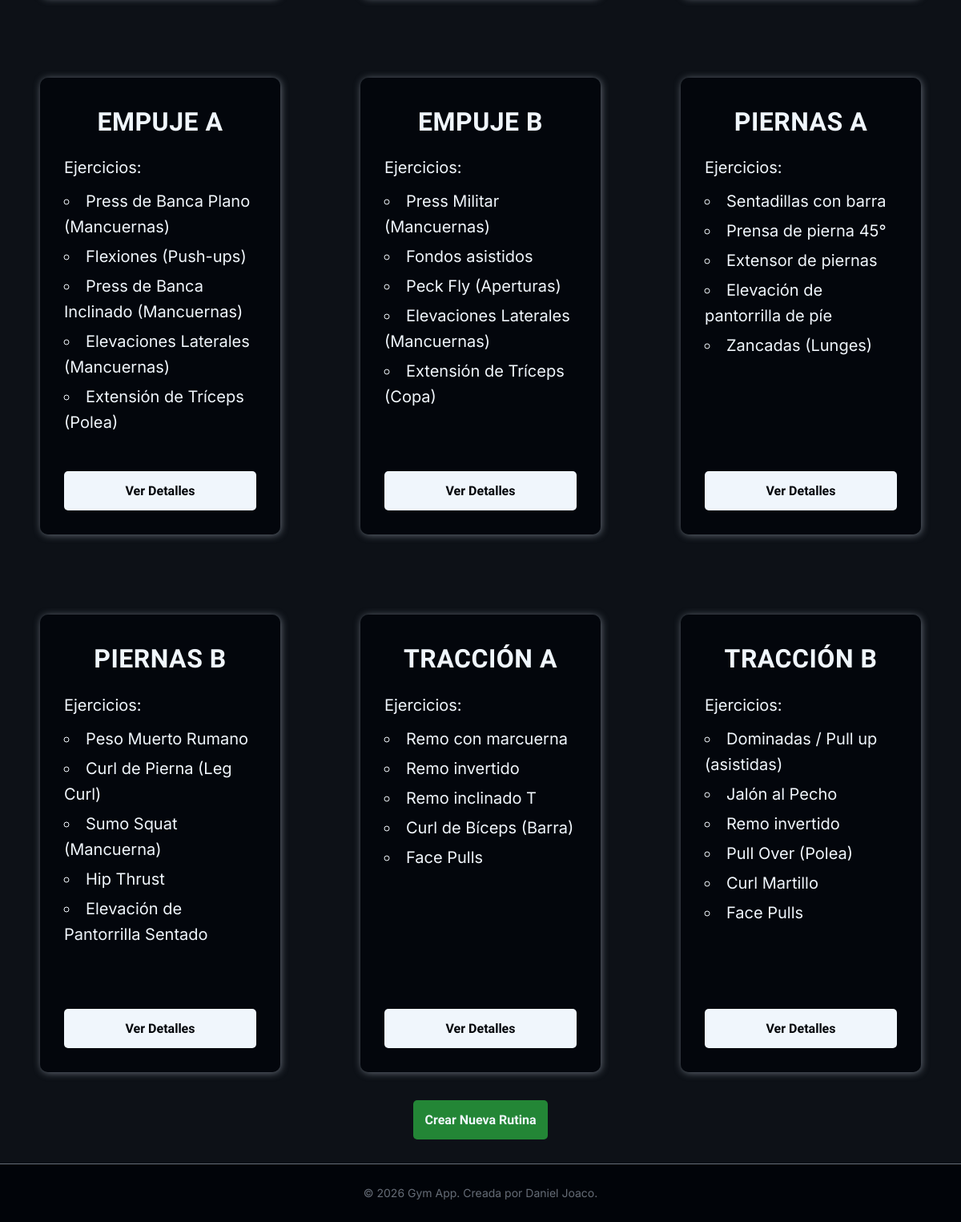
/workouts/routines/ (signed in, lower part), run on an earlier commit of the app's database.
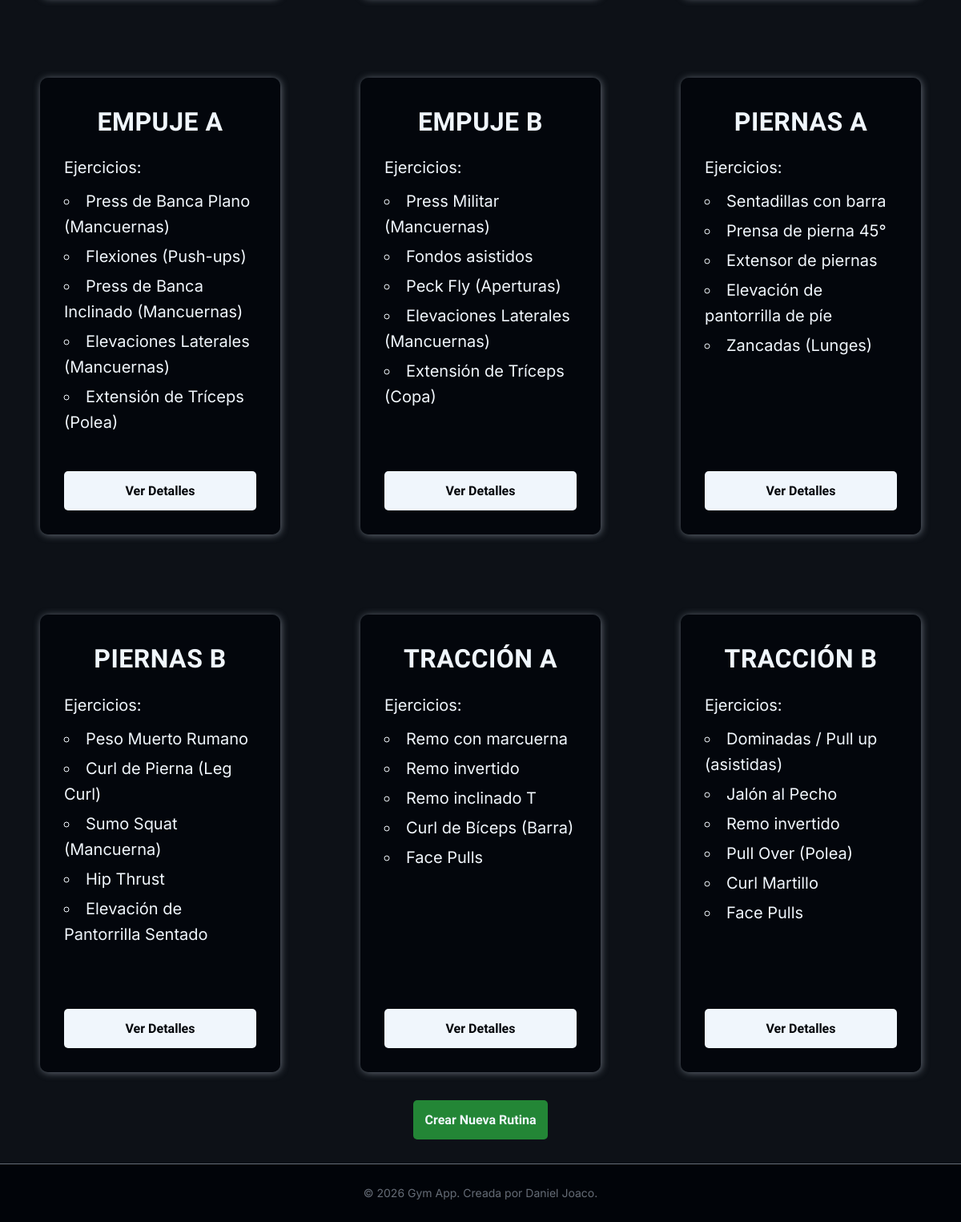
And on a later commit of the database.
### workouts/models.py (models this page shows, shortened)
class Routine(models.Model):
    user = models.ForeignKey(User, on_delete=models.CASCADE)
    name = models.CharField(max_length=150)
    is_public = models.BooleanField(default=False, help_text="Si es True, otros usuarios podrán ver y clonar esta rutina.")
    created_at = models.DateTimeField(auto_now_add=True)

class RoutineItem(models.Model):
    routine = models.ForeignKey(Routine, on_delete=models.CASCADE, related_name='items')
    exercise = models.ForeignKey(Exercise, on_delete=models.CASCADE)
    recommended_sets = models.PositiveIntegerField(default=3)
    recommended_reps = models.PositiveIntegerField(default=10)
    order = models.PositiveIntegerField(default=0)
    class Meta:
        ordering = ['order']

class Exercise(models.Model):
    EXERCISE_TYPE_STRENGTH = 'STRENGTH'
    EXERCISE_TYPE_CARDIO = 'CARDIO'
    EXERCISE_TYPE_FULL_BODY = 'FULL_BODY'
    EXERCISE_TYPE_CHOICES = [
        (EXERCISE_TYPE_STRENGTH, 'Fuerza'),
        (EXERCISE_TYPE_CARDIO, 'Cardiovascular'),
        (EXERCISE_TYPE_FULL_BODY, 'Cuerpo Completo'),
    ]
    created_by = models.ForeignKey(User, on_delete=models.SET_NULL, null=True, blank=True)
    muscle_group = models.ForeignKey(MuscleGroup, on_delete=models.PROTECT) # PROTECT evita borrar un músculo si tiene ejercicios
    name = models.CharField(max_length=150, unique=True)
    description = models.TextField(blank=True, null=True, help_text="Instrucciones o notas de ejecución.")
    image = models.URLField(blank=True, null=True)
    exercise_type = models.CharField(max_length=20, choices=EXERCISE_TYPE_CHOICES, default=EXERCISE_TYPE_STRENGTH)
    tracks_weight = models.BooleanField(default=True, help_text="¿Requiere registrar peso?")
    is_active = models.BooleanField(default=True)
    created_at = models.DateTimeField(auto_now_add=True)

### workouts/views.py (the view)
# urls.py: path('routines/', views.routines_view, name='routines'),
@login_required
def routines_view(request):
    routines = routines_list(request)
    return render(request, 'workouts/routines.html', {'routines': routines})

### workouts/views.py (called while the page is built)
def _get_user_routines_queryset(user):
    return Routine.objects.filter(user=user).prefetch_related(
        'items__exercise__muscle_group'
    ).order_by(Lower('name'))

def routines_list(request):
    return list(_get_user_routines_queryset(request.user))

### templates/workouts/routines.html (shortened to what this page needs)
{% extends 'base.html' %}
{% load static %}
{% block extra_head %}
<link rel="stylesheet" href="{% static 'css/workouts/routines.css' %}">
{% endblock %}
{% block content %}
    <section class="routine-container">
        {% if routines %}
            <ul class="routine-list">
                {% for routine in routines %}
                    <li class="routine-item">
                        <div class="title-header">
                            <h2>{{ routine.name }}</h2>
                        </div>
                        <p>Ejercicios: </p>
                        <ul class="exercise-list">
                            {% for item in routine.items.all %}
                                <li>{{ item.exercise.name }}</li>
                            {% empty %}
                                <li>No hay ejercicios asignados a esta rutina.</li>
                            {% endfor %}
                        </ul>
                        <button class="interactive-button" onclick="openModal('modal-{{ routine.id }}')">
                            Ver Detalles
                        </button>
                    </li>
                {% endfor %}
            </ul>
        {% else %}
            <p>No hay rutinas creadas aún. ¡Crea la tuya ahora!</p>
        {% endif %}
    </section>
    <section class="create-routine-button-container">
        <button class="success-button" onclick="window.location.href='{% url 'workouts:create_routine' %}'">
            Crear Nueva Rutina
        </button>
    </section>
{% endblock %}

### templates/base.html (shortened to what this page needs)
{% load static %}
<!DOCTYPE html>
<html lang="es">
<head>
    <link rel="stylesheet" href="{% static 'css/base.css' %}">
    <link rel="stylesheet" href="{% static 'css/workouts/modal_view_routine.css' %}">
    {% block extra_head %}{% endblock %}
</head>
<body>
    <main>
        {% block content %}{% endblock %}
    </main>
    <footer>
        <p>&copy; 2026 Gym App. Creada por Daniel Joaco.</p>
    </footer>
</body>
</html>

### static/css/base.css (style rules this page uses)
:root { --bg-dark: #010409; --bg-dark-secondary: #0d1117; --bg-dark-rgb: 1, 4, 9; --bg-light: #c9d1d9; --bg-red-warning: #312525; --bg-red-warning-hover: #b62324; --bg-green: #238636; --bg-blue: #121d2f; --text-primary: #f0f6fc; --text-muted: #656c76; --text-warning: #d84a3f; --text-success: #238636; --text-link: #4493f8; --text-hover: #ffffff; --text-warning-hover: #f8debb; --accent-glow: rgba(255, 255, 255, 0.75); --accent-mint: #B0E4CC; --font-main: 'Inter', system-ui, -apple-system, sans-serif; --font-display: 'Kanit', sans-serif; --border-thin: 0.1rem solid var(--text-muted); --shadow-standard: 0 0.4rem 1.2rem rgba(176, 228, 204, 0.2); }
*, *::before, *::after { box-sizing: border-box; }
html { font-size: 62.5%; }
body { background-color: var(--bg-dark); color: var(--text-primary); font-family: var(--font-main); margin: 0; min-height: 100vh; display: flex; flex-direction: column; -webkit-font-smoothing: antialiased; }
main { flex: 1; background-color: var(--bg-dark-secondary); padding: 3rem; }
h1, h2, h3 { font-family: var(--font-display); font-weight: 900; text-transform: uppercase; letter-spacing: 0.05rem; color: var(--text-primary); margin: 0; text-align: center; }
h2 { font-size: 3.2rem; }
button { font-family: var(--font-display); font-weight: 700; border: none; cursor: pointer; background: none; transition: 0.3s ease; }
.btn-base, .interactive-button, .warning-button, .success-button { width: 100%; margin-top: 1rem; padding: 1.5rem; font-size: 1.6rem; border-radius: 0.5rem; }
.interactive-button { background-color: var(--text-primary); color: var(--bg-dark); }
.success-button { background-color: var(--bg-green); color: var(--text-primary); }
.title-header { display: flex; justify-content: center; }
footer { text-align: center; padding: 2.5rem; border-top: var(--border-thin); }
footer p { font-size: 1.4rem; color: var(--text-muted); margin: 0; }

### static/css/workouts/routines.css (style rules this page uses)
main, .routine-container { display: flex; flex-direction: column; align-items: center; width: 100%; }
.routine-list { display: grid; grid-template-columns: repeat(3, 1fr); grid-auto-rows: 1fr; gap: 10rem; width: 100%; max-width: 120rem; padding: 2rem; box-sizing: border-box; list-style: none; }
.routine-item { display: flex; flex-direction: column; height: 100%; background-color: rgba(var(--bg-dark-rgb), 0.8); padding: 3rem; border-radius: 1rem; box-sizing: border-box; box-shadow: 0.1rem 0.1rem 1rem var(--text-muted); }
.routine-item h2 { font-family: var(--font-display); color: var(--text-primary); margin-bottom: 1rem; }
.routine-item ul { flex-grow: 1; margin-bottom: 2rem; padding: 0; list-style-position: inside; }

What changed in the data, as far as the page shows it:
changed through a linked row, RoutineItem: exercise.name "Extensión de Tríceps (Polea)" → "Extensión de Trí­ceps (Polea)"
changed through a linked row, RoutineItem: exercise.name "Extensión de Tríceps (Copa)" → "Extensión de Trí­ceps (Copa)"
changed through a linked row, RoutineItem: exercise.name "Elevación de pantorrilla de píe" → "Elevación de pantorrilla de pí­e"
changed through a linked row, RoutineItem: exercise.name "Curl de Bíceps (Barra)" → "Curl de Bí­ceps (Barra)"
